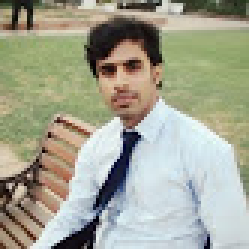
#> input picture Untitled Folder 2/rgb_img.jpg, 83 x 83 px (shown 3 times larger)
$ jupyter execute Untitled.ipynb
#> lines starting #> are read from the running program, lines starting #| are printed output that depends on the picture
[cell 1]
import numpy as np
from PIL import Image

img = Image.open("rgb_img.jpg")
#> img is the input picture: PIL image 83x83 RGB; mean R, G, B 162.8, 164, 146.3
img = np.array(img.resize((180, 320)))
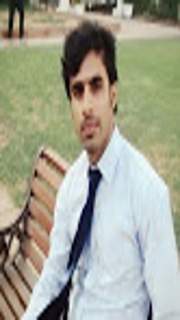
#> img: shape (320, 180, 3); mean R, G, B 162.9, 164, 146.3
grey = np.zeros((320, 180))

grey_avg_array = (np.sum(img,axis=-1,keepdims=False)/3)
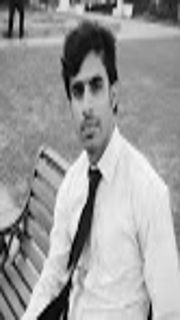
#> grey_avg_array: shape (320, 180) float64; min 0, max 252.3, mean 157.7
grey_avg_array = grey_avg_array.astype(np.uint8)

grey_image = Image.fromarray(grey_avg_array)
